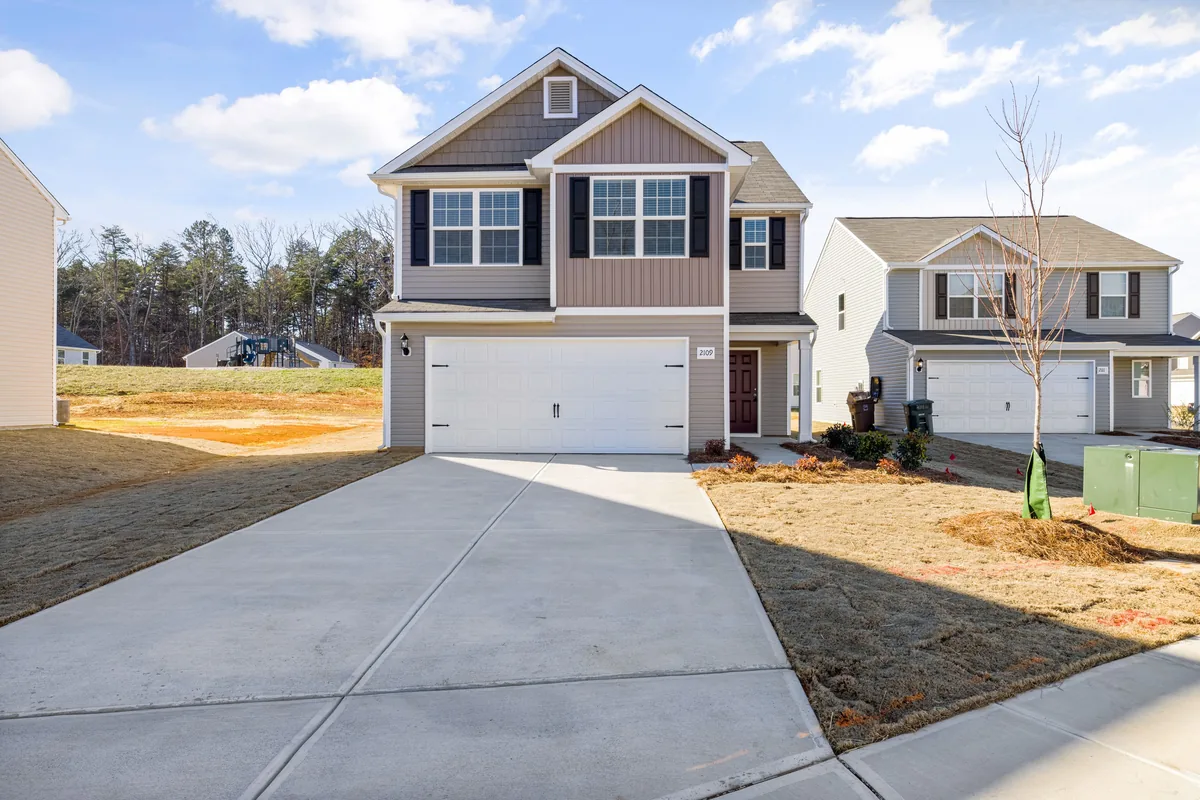
#> input picture images/properties/pexels-curtis-adams-1694007-10827225-1200.webp, 1200 x 800 px, given in place of clients.jpg, which was not available
$ python optimize-images.py
#> lines starting #> are read from the running program, lines starting #| are printed output that depends on the picture
"""Create responsive WebP photography from the untouched supplied JPEG files.

Run from any directory with Python 3 and Pillow installed:
    python scripts/optimize-images.py

The size suffix is the maximum width, never a request to upscale a source.
No color adjustments, retouching, or aesthetic changes are applied.
"""

from pathlib import Path

from PIL import Image, ImageOps


ROOT = Path(__file__).resolve().parents[1]
SOURCE = ROOT / "Public" / "Images"
DESTINATION = ROOT / "static" / "images"


def main() -> None:
    original_bytes = 0
    generated_bytes = 0
    count = 0
    for source in sorted(SOURCE.rglob("*.jpg")):
        category = source.parent.name
        destination = DESTINATION / category
        destination.mkdir(parents=True, exist_ok=True)
        original_bytes += source.stat().st_size
        with Image.open(source) as opened:
            photo = ImageOps.exif_transpose(opened).convert("RGB")
            for max_width in (640, 1200, 1800) if category == "sebastian" else (640, 1200):
                width = min(max_width, photo.width)
                height = round(photo.height * width / photo.width)
                resized = photo.resize((width, height), Image.Resampling.LANCZOS)
                output = destination / f"{source.stem}-{max_width}.webp"
                resized.save(output, "WEBP", quality=82, method=6)
                generated_bytes += output.stat().st_size
                count += 1
                print(f"{output.relative_to(ROOT)}: {width}x{height}, {output.stat().st_size:,} bytes")

    # A photographic fallback for social sharing. Crop keeps all three people
    # and the handshake visible; production sharing metadata needs an absolute URL.
    with Image.open(SOURCE / "sebastian" / "clients.jpg") as opened:
#> opened is the input picture: PIL image 1200x800 RGB; mean R, G, B 166.1, 166.1, 168.2
        photo = ImageOps.exif_transpose(opened).convert("RGB")
        preview = ImageOps.fit(photo, (1200, 630), Image.Resampling.LANCZOS, centering=(0.5, 0.45))
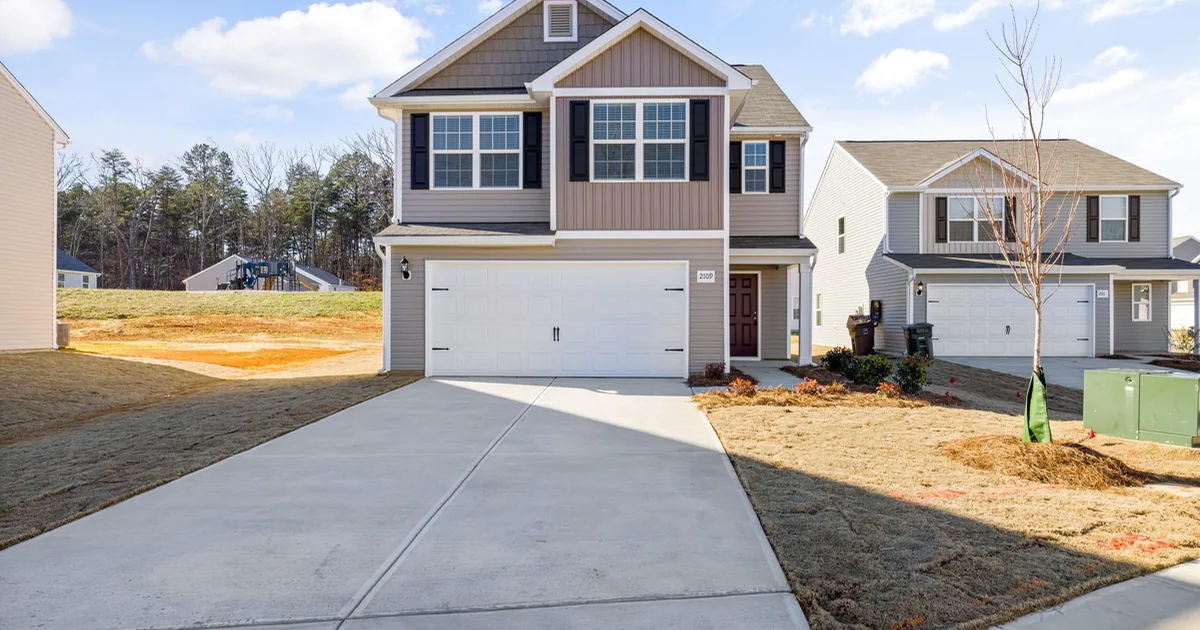
#> preview: PIL image 1200x630 RGB; mean R, G, B 164.1, 161.3, 159.2
        preview.save(ROOT / "static" / "social-preview.jpg", quality=85, optimize=True)

    print(f"\nOriginal photos: {original_bytes:,} bytes")
    print(f"Responsive assets ({count} variants): {generated_bytes:,} bytes")
    print("Source files remain unchanged.")


if __name__ == "__main__":
    main()

$ run again, on images/sebastian/clients-1800.webp
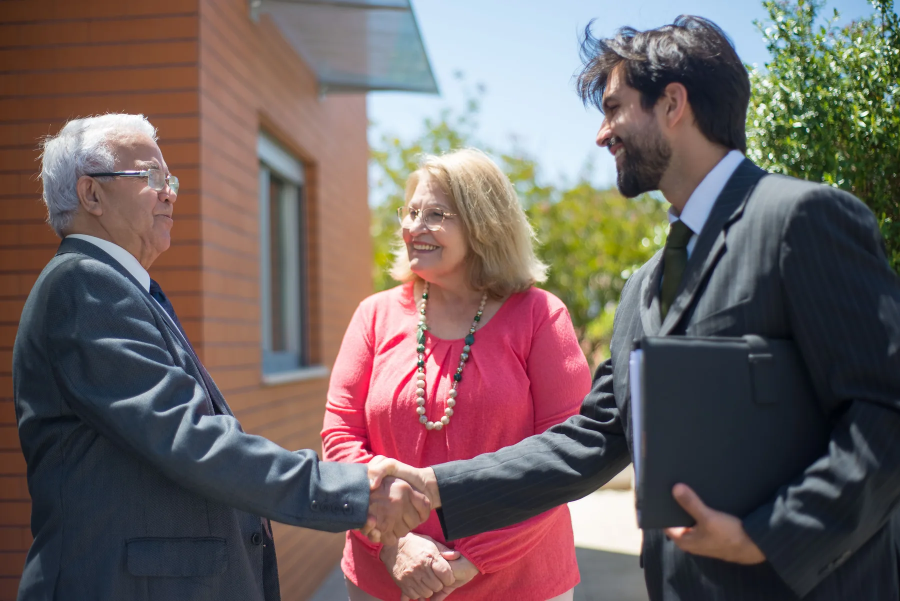
#> input picture images/sebastian/clients-1800.webp, 1800 x 1202 px, given in place of clients.jpg, which was not available (shown at 1/2 size)
#> in main, opened is the input picture: PIL image 1800x1202 RGB; mean R, G, B 112.3, 98, 97.1
#> in main, `preview = ImageOps.fit(photo, (1200, 630), Image.Resampling.LANCZOS, c..`:
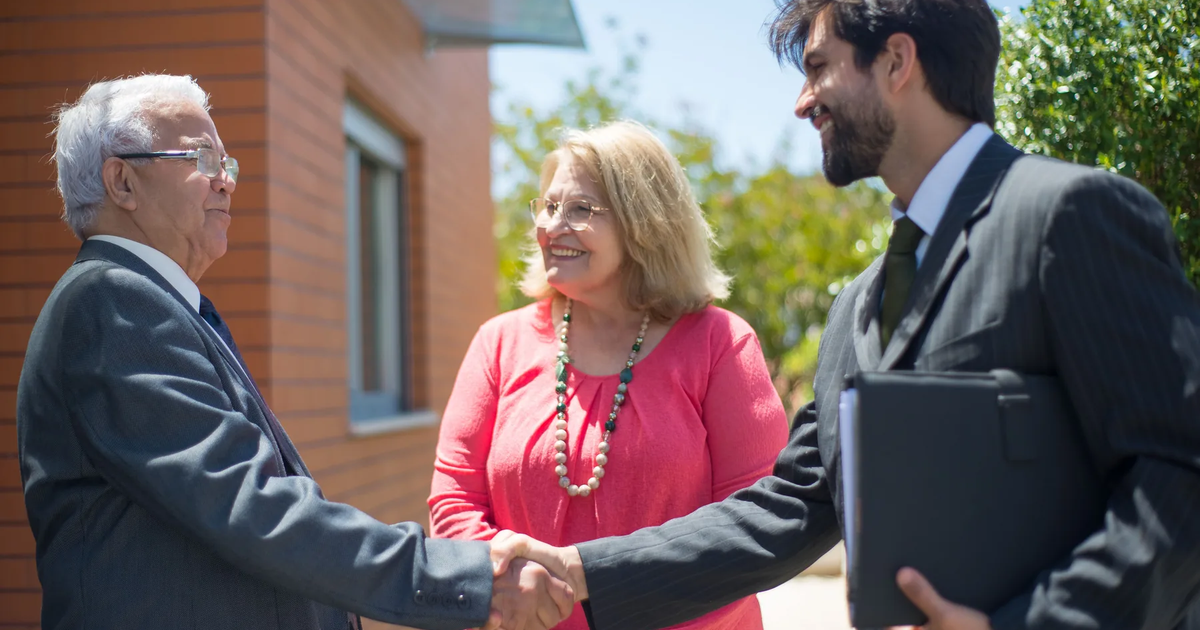
#> preview: PIL image 1200x630 RGB; mean R, G, B 111.9, 97.1, 94.8
